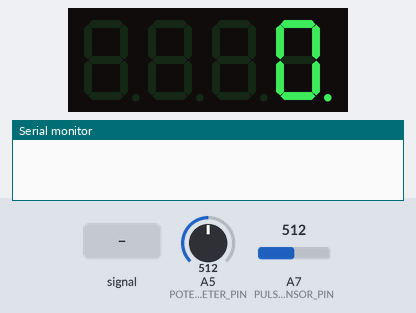
A sketch run on a simulated Arduino Nano, built with avr-gcc and run on an emulated ATmega328P. Shown: 4-digit seven-segment display, the last lines printed to the serial monitor. The inputs (shaded band) are chosen by the test bench; at power-on: A5 (POTENTIOMETER_PIN) = 512, A7 (PULSE_SENSOR_PIN) = 512.

Above: at 1.2 s.
1.3 s: A7 (PULSE_SENSOR_PIN) fed a 200 Hz sine of ±255 counts around its level
At 2.7 s:
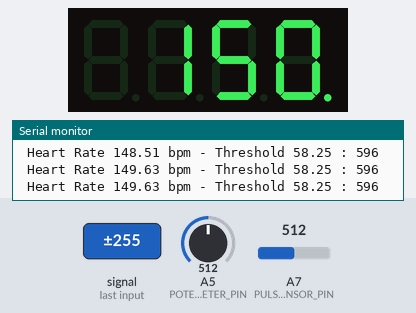
3.2 s: A7 (PULSE_SENSOR_PIN) fed a 2 Hz sine of ±306 counts around its level
At 5.2 s:
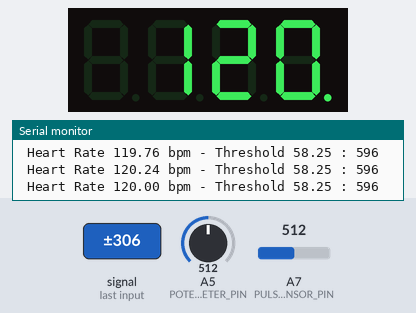
5.5 s: A5 (POTENTIOMETER_PIN) set to 390
At 6.3 s:
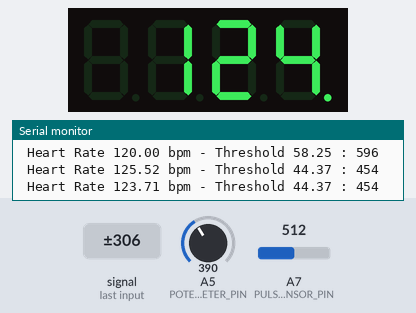
7.4 s: A7 (PULSE_SENSOR_PIN) set to 660
At 7.6 s:
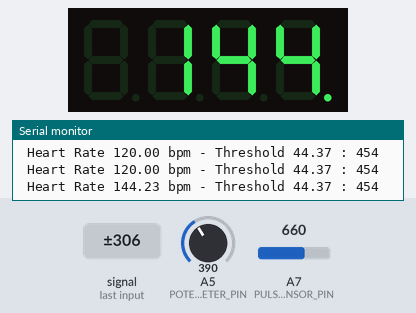
Timing chart, 0 to 10.3 s (numbered marks = the images above; inputs shaded):
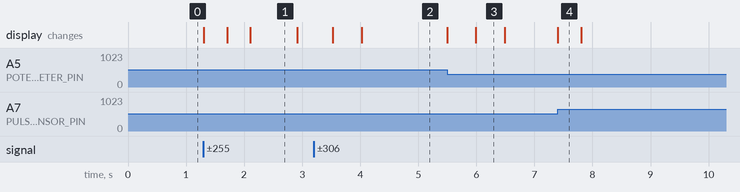

The sketch:

heartbeat.ino
```cpp
/*arduino:avr:nano:cpu=atmega328old

	Nano using ATmega328P (Old Bootloader)

	-- Dave Skura, 2022

The 4 digit, 7 segment display (5641AS) has 12 pins.  6 on top, 6 on the bottom.
The 4 digit pins require a resistor so they don't burnout the LED


D1,D2,D3,D4
A,B,C,D,E,F,G,DP (decimal point)


TOP
D1	A		F		D2	D3	B
E		D		DP	C		G		D4
BOTTOM


Arduino Uno pins -> display pins
Pin 2	-> B
Pin 3 -> C
Pin 4 -> DP
Pin 5 -> D
Pin 6 -> E
Pin 7 -> G
Pin 8 -> F
Pin 9 -> A
Pin 10 -> D1
Pin 11 -> D2
Pin 12 -> D3
Pin 13 -> D4


Potentiometer connected to 5V and GND and pin A5

*/
#include "SevSeg.h"
SevSeg sevseg;

#define PULSE_SENSOR_PIN A7   // 'S' Signal pin connected to A0
#define POTENTIOMETER_PIN A5 // Potentiometer output connected to analog pin 0
#define MAX_POTENTIOMETER_VAL 879
#define THRESHOLD_MAX 1024
float potVal = 0; // Variable to store the input from the potentiometer, [0 .. 879]

int Signal;                // Store incoming ADC data. Value can range from 0-1024
int Threshold = 650;       // Determine which Signal to "count as a beat" and which to ignore.
float ms_diff = 0.0;
long Lastbeat = 0;
long PossibleLastbeat = 0;
int iBeat_Count = 0;
float hr = 0.0;

void setup() {
	Serial.begin(9600);           // Set comm speed for serial plotter window
  byte numDigits = 4;
  byte digitPins[] = {10, 11, 12, 13};
  byte segmentPins[] = {9, 2, 3, 5, 6, 8, 7, 4};

  bool resistorsOnSegments = true;
  bool updateWithDelaysIn = true;
  byte hardwareConfig = COMMON_CATHODE;

  sevseg.begin(hardwareConfig, numDigits, digitPins, segmentPins, resistorsOnSegments);
  sevseg.setBrightness(90);

	long Lastbeat = millis();

}

void loop() {
	float pot_pct = 0.0;

	Signal = analogRead(PULSE_SENSOR_PIN); // Read the sensor value
  potVal = analogRead(POTENTIOMETER_PIN);   // read the potentiometer value at the input pin
	pot_pct = (potVal*100)/MAX_POTENTIOMETER_VAL;
	Threshold = (pot_pct/100) * THRESHOLD_MAX;

	if (Signal > Threshold) {
		PossibleLastbeat = millis();
		ms_diff = PossibleLastbeat - Lastbeat;
		if (ms_diff > 400) {
			iBeat_Count += 1;
			Lastbeat = PossibleLastbeat;
			hr = 60000.0 / ms_diff;
			ms_diff = 0;

			Serial.print(" Heart Rate ");
			Serial.print(hr);
			Serial.print(" bpm - Threshold ");

			Serial.print(pot_pct);
			Serial.print(" : ");
			Serial.println(Threshold);
		}
		//Serial.println(ms_diff);

	}

	sevseg.setNumber(hr, 0);
	sevseg.refreshDisplay();

}
```

Measured:
- after the input at 1.3 s, the display: first changes at once (image 1 shows a later state)
- after the input at 3.2 s, the display: first changes after 0.32 s (image 2 shows a later state)
- after the input at 5.5 s, the display: first changes at once (image 3 shows a later state)
- after the input at 7.4 s, the display: changes at once (image 4)
- what the display in image 1 shows lasts 0.8 s, from 2.1 s to 2.9 s
- what the display in image 3 shows lasts 0.5 s, from 6.0 s to 6.5 s
- what the display in image 4 shows lasts 0.4 s, from 7.4 s to 7.8 s
